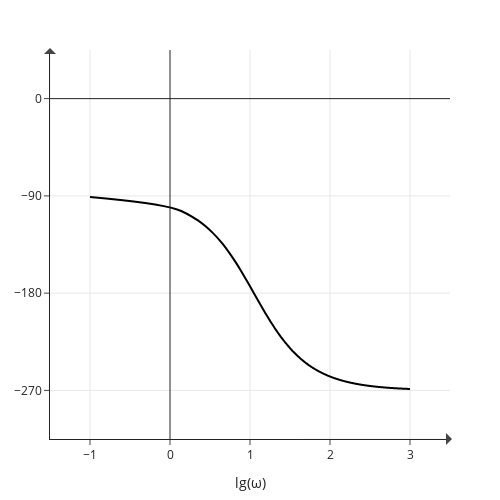

Notebook code cell kept with this figure:
### Code cell
W = np.linspace(-100, 1000, 1001)
WS = ws(W)
argWS = np.arctan2(WS.imag, WS.real) * 180 / np.pi
argWS[argWS > 0] -= 360

fig = go.Figure()
fig.add_trace(
    go.Scatter(
        x=np.log10(W), y=argWS, name="Lm", line_shape='spline',
        # mode='lines+markers',
        line=dict(color='black')
        )
    )

fig.update_layout(
    # title='ЛАЧХ',  
    autosize=False,
    width=500, height=500,
    margin=dict(l=50, r=50, b=50, t=50),
    template='simple_white',
    xaxis_title=r'lg(ω)',
    # yaxis_title=r'$d, r \text{ (solar radius)}$'
    )

fig.update_yaxes(tick0=0, dtick=90)

fig.update_xaxes(zeroline=True)
fig.update_yaxes(zeroline=True)

fig.update_xaxes(showgrid=True)
fig.update_yaxes(showgrid=True)

fig.update_yaxes(range=[-270-45, 0+45])
fig.update_xaxes(range=[-1.5, 3.5])

fig.add_annotation(
    x=3.5, y=-270-45,
    text="",
    ax=-150, ay=0,
    xshift=2,
    yshift=0,
    showarrow=True,
    arrowsize=20,
    arrowwidth=0.1,
    arrowhead=1
    )

fig.add_annotation(
    x=-1.5, y=0+45,
    text="",
    ax=0, ay=150,
    xshift=0,
    yshift=2,
    showarrow=True,
    arrowsize=20,
    arrowwidth=0.1,
    arrowhead=1
    )

fig.show()

### Figure 1 — Plotly figure (JSON) as saved in the notebook; plotly's stock layout.template omitted (floating-point values rounded to 4 significant figures; data arrays with more than 128 entries replaced by an {"elided": "..."} marker saying what was removed)
{"data": [{"line": {"color": "black", "shape": "spline"}, "name": "Lm", "type": "scatter", "x": {"elided": "1001 float values"}, "y": {"elided": "1001 float values"}}], "layout": {"annotations": [{"arrowhead": 1, "arrowsize": 20, "arrowwidth": 0.1, "ax": -150, "ay": 0, "showarrow": true, "text": "", "x": 3.5, "xshift": 2, "y": -315, "yshift": 0}, {"arrowhead": 1, "arrowsize": 20, "arrowwidth": 0.1, "ax": 0, "ay": 150, "showarrow": true, "text": "", "x": -1.5, "xshift": 0, "y": 45, "yshift": 2}], "autosize": false, "height": 500, "margin": {"b": 50, "l": 50, "r": 50, "t": 50}, "width": 500, "xaxis": {"range": [-1.5, 3.5], "showgrid": true, "title": {"text": "lg(ω)"}, "zeroline": true}, "yaxis": {"dtick": 90, "range": [-315, 45], "showgrid": true, "tick0": 0, "zeroline": true}}}
